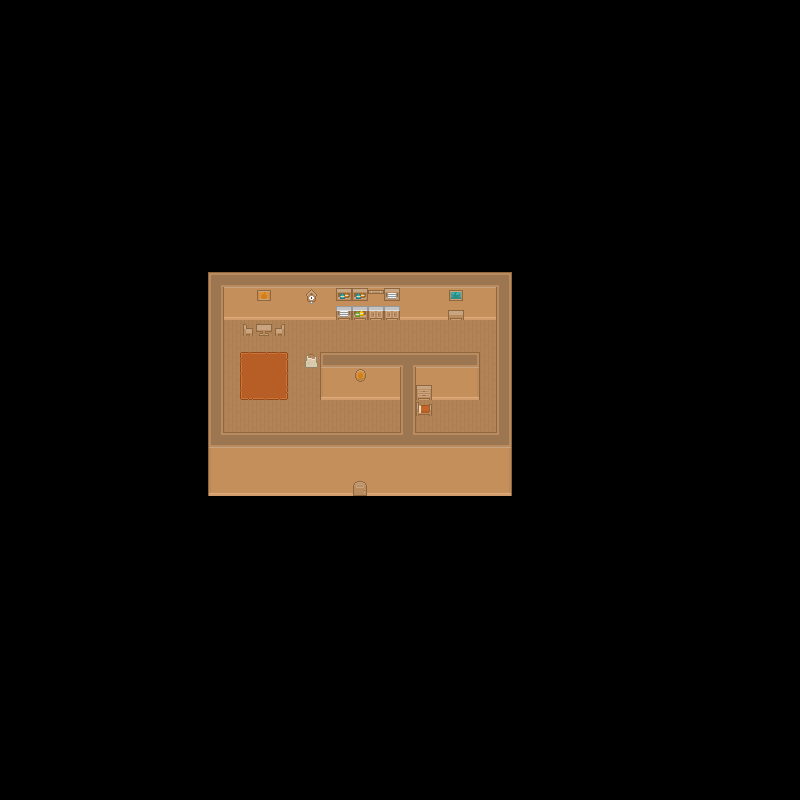

A 2D game scene composited from a Tiled map and its tileset images. What follows is a short description and the map's XML, with each tile layer's data collapsed to a summary:
An orthogonal 50x50 tile map with 16x16 px tiles, 6 tile layers (ground, WALL, top wall, path, ...) and 10 objects (ConquestOfAlengor.tmx).

<map version="1.2" tiledversion="1.2.1" orientation="orthogonal" renderorder="right-down" width="50" height="50" tilewidth="16" tileheight="16" infinite="0" nextlayerid="12" nextobjectid="25">
 <tileset firstgid="1" source="rrrroguelikeSheet_transparent.tsx" />
 <layer id="1" name="ground" width="50" height="50">
  <data>[2500 cells, 119 non-empty, 1 distinct tile ids]</data>
 </layer>
 <layer id="2" name="WALL" width="50" height="50">
  <data>[2500 cells, 114 non-empty, 11 distinct tile ids]</data>
 </layer>
 <layer id="3" name="top wall" width="50" height="50">
  <data>[2500 cells, 70 non-empty, 11 distinct tile ids]</data>
 </layer>
 <layer id="4" name="path" width="50" height="50">
  <data>[2500 cells, 9 non-empty, 9 distinct tile ids]</data>
 </layer>
 <layer id="5" name="Doors" width="50" height="50">
  <data>[2500 cells, 1 non-empty, 1 distinct tile ids]</data>
 </layer>
 <layer id="6" name="decoration" width="50" height="50">
  <data>[2500 cells, 14 non-empty, 12 distinct tile ids]</data>
 </layer>
 <objectgroup id="9" name="NPC_SPAWN_LAYER" />
 <objectgroup id="10" name="PLAYER_SPAWN_LAYER" />
 <objectgroup id="7" name="COLLISION_LAYER">
  <object id="2" x="208.333" y="432" width="303.333" height="15.6667" />
  <object id="3" x="208.333" y="272.333" width="15.6667" height="160.333" />
  <object id="4" x="320" y="352" width="158.667" height="46.6667" />
  <object id="5" x="400.333" y="399.333" width="15" height="33" />
  <object id="7" x="495.667" y="272" width="16" height="160" />
  <object id="8" x="208.333" y="272" width="287.333" height="45" />
  <object id="10" x="417.667" y="406.333" width="12.6667" height="7.66667" />
  <object id="11" x="307" y="359.667" width="8" height="6" />
  <object id="13" x="243.667" y="325.667" width="40.6667" height="9.33333" />
 </objectgroup>
 <objectgroup id="11" name="ITEM_LAYER" />
 <objectgroup id="8" name="DOORWAY_LAYER">
  <object id="1" name="ConquestOfAlengor.tmx" x="350.667" y="428.667" width="19" height="3.33333" />
 </objectgroup>
</map>
